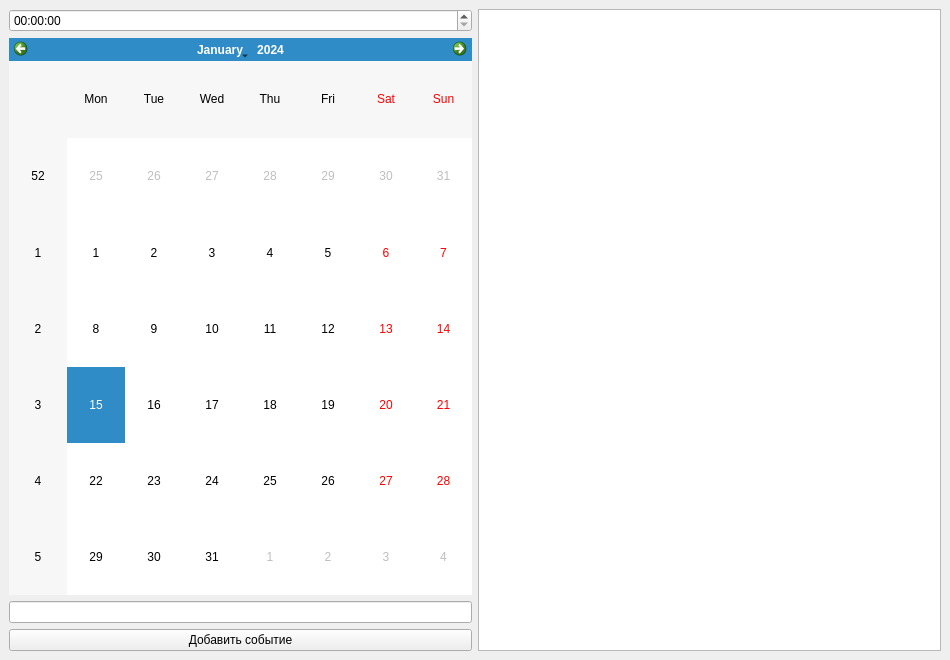
<?xml version="1.0" encoding="UTF-8"?>
<ui version="4.0">
 <class>MainWindow</class>
 <widget class="QMainWindow" name="MainWindow">
  <property name="geometry">
   <rect>
    <x>0</x>
    <y>0</y>
    <width>950</width>
    <height>660</height>
   </rect>
  </property>
  <property name="windowTitle">
   <string>Минипланировщик</string>
  </property>
  <widget class="QWidget" name="centralwidget">
   <layout class="QGridLayout" name="gridLayout">
    <item row="1" column="1">
     <widget class="QCalendarWidget" name="calendarWidget"/>
    </item>
    <item row="2" column="1">
     <widget class="QLineEdit" name="lineEditEvent"/>
    </item>
    <item row="3" column="1">
     <widget class="QPushButton" name="btnAddEvent">
      <property name="text">
       <string>Добавить событие</string>
      </property>
     </widget>
    </item>
    <item row="0" column="1">
     <widget class="QTimeEdit" name="timeEdit"/>
    </item>
    <item row="0" column="2" rowspan="4">
     <widget class="QListWidget" name="listEvents"/>
    </item>
   </layout>
  </widget>
 </widget>
 <resources/>
 <connections/>
</ui>
